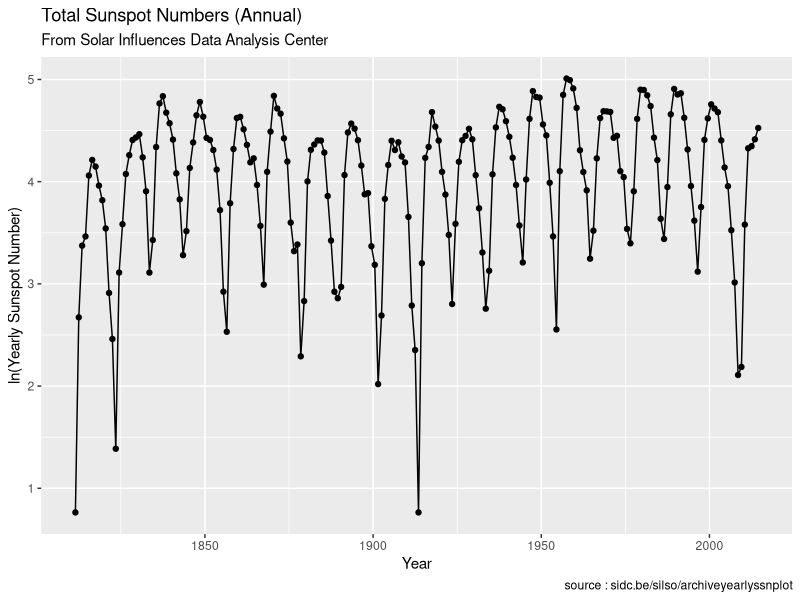
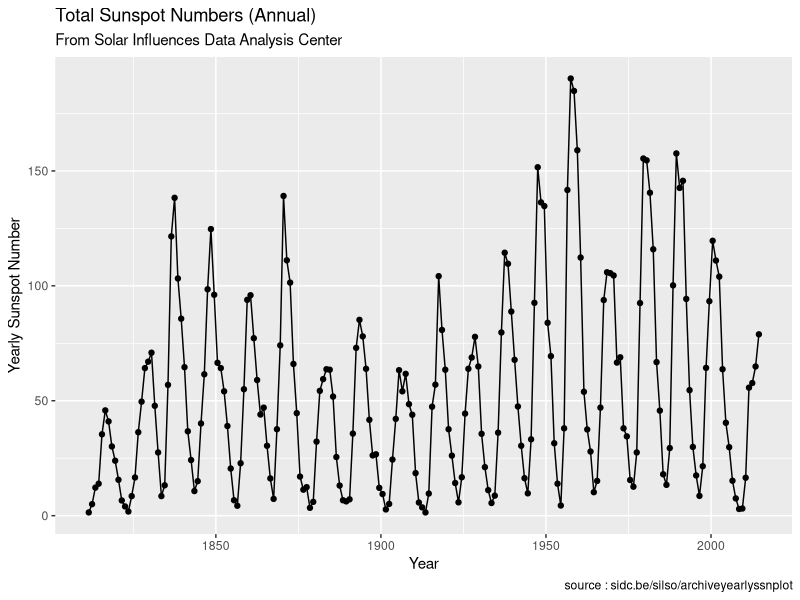
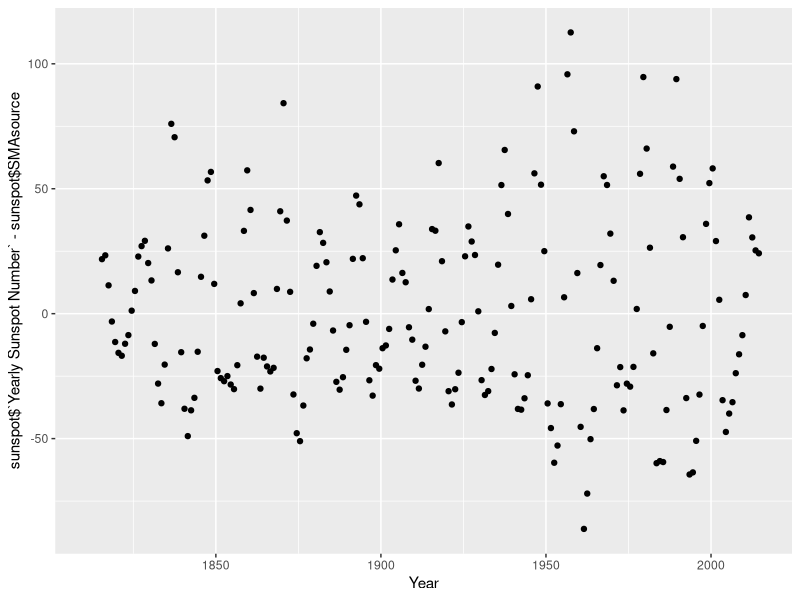
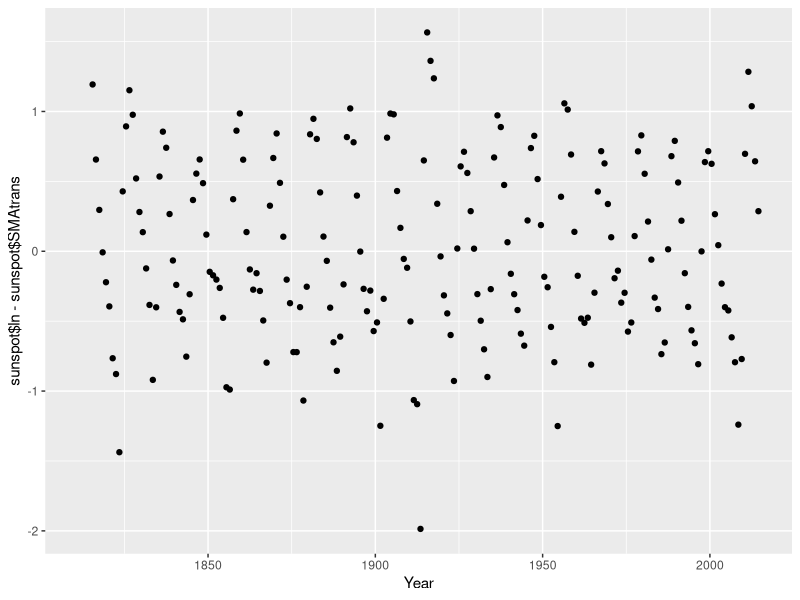
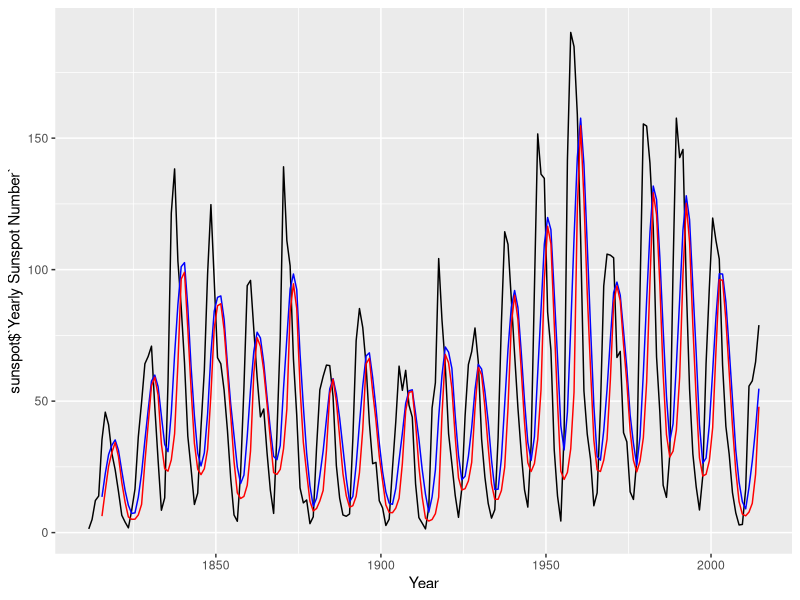

R code for these plots, in order:
#SMA from Time series Douglas Page23
library(readr)
library(magrittr)
library(dplyr)
library(ggplot2)
library(TTR)
sunspot <- read_csv("sunspot.csv")
#adjust zero value

geomean <- exp(mean(log(sunspot$`Yearly Sunspot Number`[is.finite(log(sunspot$`Yearly Sunspot Number`))]))) #geometric mean and avoid -inf
sunspot$ln = log(((sunspot$`Yearly Sunspot Number`^0.5)-1)/(0.5*(geomean^(0.5-1))))#power family at gramma = -0.5 (square root tranformation)
#tranformed
ggplot(sunspot,aes(Year))+geom_line(aes(y=sunspot$ln),color="black")+geom_point(aes(y=sunspot$ln),color="black")+labs(y="ln(Yearly Sunspot Number)",title="Total Sunspot Numbers (Annual)",subtitle="From Solar Influences Data Analysis Center",caption="source : sidc.be/silso/archiveyearlyssnplot")
#source
ggplot(sunspot,aes(Year))+geom_line(aes(y=sunspot$`Yearly Sunspot Number`),color="black")+geom_point(aes(y=sunspot$`Yearly Sunspot Number`),color="black")+labs(y="Yearly Sunspot Number",title="Total Sunspot Numbers (Annual)",subtitle="From Solar Influences Data Analysis Center",caption="source : sidc.be/silso/archiveyearlyssnplot")
print('Source data')
summary(sunspot$`Yearly Sunspot Number`)
sd(sunspot$`Yearly Sunspot Number`)
print('Transformed data')
summary(sunspot$ln)
sd(sunspot$ln[is.finite(sunspot$ln)])
#SMA to source
sunspot$SMAsource <- SMA(sunspot$`Yearly Sunspot Number`,5) #TTR lib
ggplot(sunspot,aes(Year))+geom_point(aes(y=sunspot$`Yearly Sunspot Number`- sunspot$SMAsource))
#SMA to transformed
sunspot$SMAtrans <- SMA(sunspot$ln,5)
ggplot(sunspot,aes(Year))+geom_point(aes(y=sunspot$ln - sunspot$SMAtrans))
#SMA transformed to source format
sunspot$trans <- (exp(sunspot$SMAtrans)*(0.5*geomean^(0.5-1))+1)^(1/0.5)
#prove
ggplot(sunspot,aes(Year))+geom_line(aes(y=sunspot$`Yearly Sunspot Number`),color="black")+geom_line(aes(y=sunspot$SMAsource),color="blue")+geom_line(aes(y=sunspot$trans),color="red")
print (mean((sunspot$`Yearly Sunspot Number`-sunspot$SMAsource)[is.finite((sunspot$`Yearly Sunspot Number`-sunspot$SMAsource))]))
print (mean((sunspot$`Yearly Sunspot Number`-sunspot$trans)[is.finite((sunspot$`Yearly Sunspot Number`-sunspot$trans))]))

